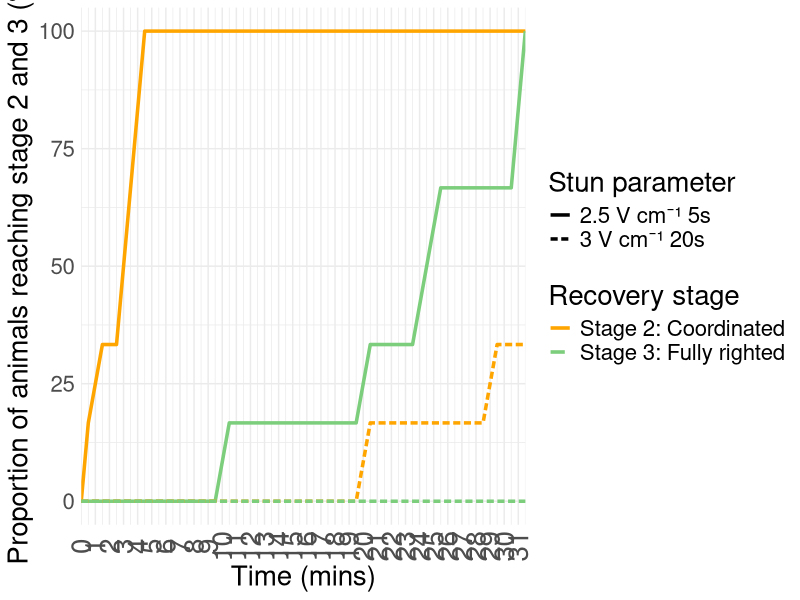
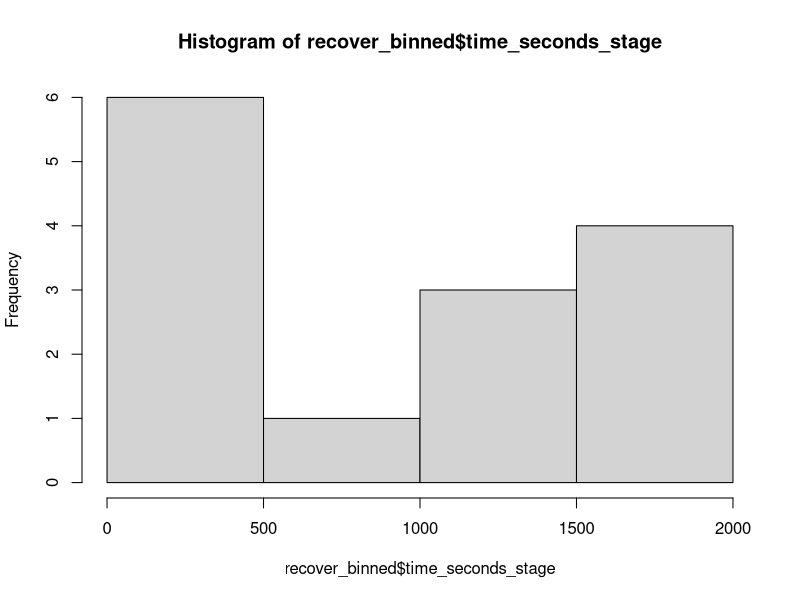
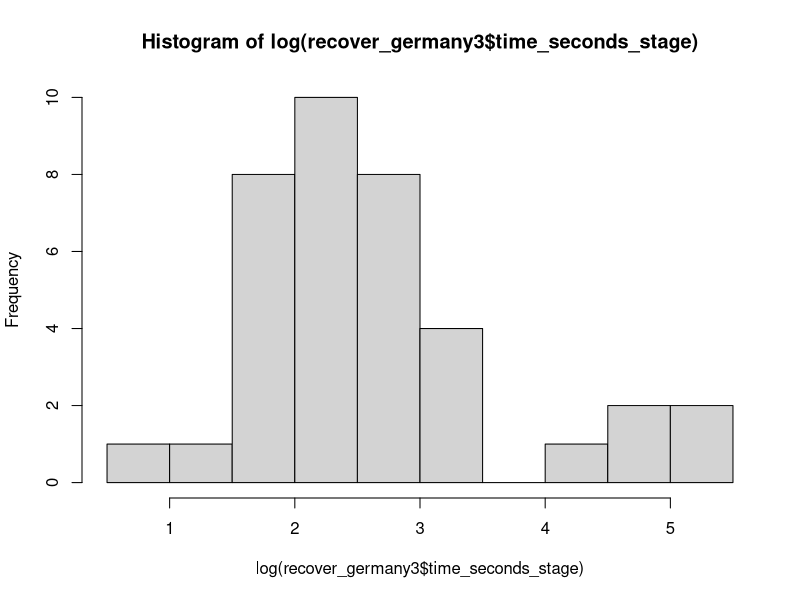

These figures' R source, in order:
####Buckieburn graphs - recovery in shrimp that were either stunned:
###at 3V for 20 seconds ("irreversible") n=6
###at 2.5V for 5 seconds ("reversible") n=6
###Experiments conducted on 10th and 11th of December 2025 at Nigel Bromage Research Centre
###animal recovery was observed (in person, and with video) after stunning for 30minutes
###stage 1 = immobile (y/n), stage 2=uncoordinated movement, stage 3 =coordinated and stage 4=completely righted/full recovery
####for the paper, we changed stages to 1=immobile, 2=coordinated, 3=righted


####3v animals - none of them completely righted, 2 got to coordinated but died around approx 2hrs
###2.5 animals all righted within half hour-time to right graph

library(ggplot2)
library(ggpubr)
library(tidyverse)
library(dplyr)
library(stringr)


#setwd
recover<-read.csv("main_behaviour.csv")
summary(recover)
recover$time_seconds_stage<-as.numeric(recover$time_seconds_stage)
recover$stun_parameter<-as.factor(recover$stun_parameter)
recover$animal_id<-as.factor(recover$animal_id)

#####1s data
recover_germany<-read.csv("germany_recover_jasmine.csv")
summary(recover_germany)
recover_germany$time_seconds_stage<-as.numeric(recover_germany$time_seconds_stage)
recover_germany$stun_parameter<-as.factor(recover_germany$stun_parameter)
recover_germany$animal_id<-as.factor(recover_germany$animal_id)


####Just stage 3 and 4
new_recover<-dplyr::filter(recover, !grepl("stage_2",recovery_stage))
new_recover_germany<-dplyr::filter(recover_germany, !grepl("stage_2",recovery_stage))
recover_2.5<-subset(new_recover,new_recover$stun_parameter=="2.5_5")
recover_3<-subset(new_recover,new_recover$stun_parameter=="3_20")
recover_1_2v<-subset(new_recover_germany,new_recover_germany$stun_parameter=="2_1")
recover_1_2.5v<-subset(new_recover_germany,new_recover_germany$stun_parameter=="2.5_1")




###############newist version

library(dplyr)
library(tidyr)
library(ggplot2)
library(zoo)

# Step 1: Define bins
max_time <- max(new_recover$time_seconds_stage, na.rm = TRUE)
breaks   <- seq(0, max_time + 60, by = 60)

# Step 2: Assign bins
recover_binned <- new_recover %>%
  mutate(time_bin = cut(time_seconds_stage, breaks = breaks, right = FALSE))

# Step 3: Grid per stun_parameter
grid <- expand.grid(
  animal_id = unique(recover_binned$animal_id),
  time_bin  = levels(recover_binned$time_bin),
  stun_parameter = unique(recover_binned$stun_parameter)
)

recover_ff <- grid %>%
  left_join(recover_binned, by = c("animal_id","time_bin","stun_parameter")) %>%
  group_by(stun_parameter, animal_id) %>%
  arrange(animal_id, time_bin) %>%
  mutate(recovery_stage = zoo::na.locf(recovery_stage, na.rm = FALSE)) %>%
  ungroup()

# Step 4: Correct denominators: distinct animals per stun_parameter
total_animals <- new_recover %>%
  group_by(stun_parameter) %>%
  summarise(n = n_distinct(animal_id), .groups="drop")

# Step 5: Proportions per stage per bin per stun_parameter
plot_data <- recover_ff %>%
  group_by(stun_parameter, time_bin, recovery_stage) %>%
  summarise(proportion = n_distinct(animal_id) /
              total_animals$n[match(stun_parameter,total_animals$stun_parameter)] * 100,
            .groups="drop") %>%
  complete(time_bin, recovery_stage = paste0("stage_",3:4),
           stun_parameter, fill = list(proportion=0)) %>%
  mutate(proportion = tidyr::replace_na(proportion,0)) %>%
  separate(time_bin, into=c("start","end"), sep=",", remove=FALSE) %>%
  mutate(start = as.numeric(gsub("\\[|\\(|\\]", "", start)),
         end   = as.numeric(gsub("\\[|\\)|\\]", "", end)),
         time_mid = (start+end)/2) %>%
  filter(!is.na(recovery_stage))

# Step 6: Carry forward 100% once reached (flat line to end of time axis)
plot_data <- plot_data %>%
  group_by(recovery_stage, stun_parameter) %>%
  arrange(time_mid) %>%
  mutate(
    first_full = ifelse(proportion == 100, time_mid, NA_real_),
    cutoff     = suppressWarnings(min(first_full, na.rm = TRUE)),
    proportion = ifelse(!is.infinite(cutoff) & time_mid >= cutoff, 100, proportion)
  ) %>%
  ungroup()
library(dplyr)

plot_data2 <- plot_data %>%
  group_by(recovery_stage, stun_parameter) %>%
  arrange(time_mid) %>%
  ungroup()

zeros <- plot_data2 %>%
  distinct(recovery_stage, stun_parameter) %>%
  mutate(time_mid = 0, proportion = 0)

plot_data_plot <- bind_rows(plot_data2, zeros)



# Step 7: Plot
both<-ggplot(plot_data_plot, aes(x = time_mid, y = proportion,
                      group = interaction(recovery_stage, stun_parameter))) +
  geom_line(aes(color = recovery_stage, linetype = stun_parameter), size = 1.2) +
  labs(x = "Time (mins)", y = "Proportion of animals reaching stage 2 and 3 (%)",
       color = "Recovery stage", linetype = "Stun parameter")+
  theme_minimal() +
  guides(
    color    = guide_legend(override.aes = list(linetype = c("solid","dashed"))),
  )+
    scale_color_manual(values = c("orange","palegreen3"),
                     labels = c("stage_3"="Stage 2: Coordinated","stage_4"="Stage 3: Fully righted")) +
  scale_linetype_manual(values  = c("2.5_5"="solid","3_20"="21"), labels=c("2.5_5"="2.5 V cm⁻¹ 5s", "3_20"="3 V cm⁻¹ 20s")) +
  ylim(0,100) + xlim(0,2000)+
  theme(text = element_text(size = 20))+
  scale_x_continuous(
    breaks = seq(0, 2000, by = 60),
    labels = function(x) x / 60,
    expand = c(0, 0)
  )+
  theme(
    axis.text.x = element_text(size=20,angle = 90, vjust = 0.5, hjust = 0.5))+
  theme(
    panel.background = element_rect(fill = "white", colour = NA),
    plot.background  = element_rect(fill = "white", colour = NA)
  )

both
#ggsave(filename = "recovery_behaviour4.png", plot = both, width = 14, height = 10, dpi = 300)


###analysis####
summary_tbl <- recover_binned%>%
  group_by(stun_parameter, recovery_stage) %>%
  summarise(
    mean = mean(time_seconds_stage, na.rm = TRUE),
    sd   = sd(time_seconds_stage, na.rm = TRUE),
    n          = n()
  )

recover_binned$time_seconds_stage<-as.numeric(recover_binned$time_seconds_stage)
recover_binned$stun_parameter<-as.factor(recover_binned$stun_parameter)

hist(recover_binned$time_seconds_stage)


behaviour<- glm(time_seconds_stage~ recovery_stage+stun_parameter, data = recover_binned)
summary(behaviour)

#stage 3 takes signifcantly longer in 3v animals compared to 2v animals.
###stage 4 takes signifcantly longer than stage 3 for
##very high deviance, again poor model fit due to missing stage 4 data as animals never reached stage 4 for 3v

#Call:
#  glm(formula = time_seconds_stage ~ stun_para_recover, data = recover_binned)

#Coefficients:
#  Estimate Std. Error t value Pr(>|t|)    
#(Intercept)                       179.7      143.3   1.254  0.23586    
#stun_para_recover2.5_5_stage_4   1256.0      202.6   6.198 6.73e-05 ***
#  stun_para_recover3_20_stage_3    1303.8      286.6   4.550  0.00083 ***
#  ---
#  Signif. codes:  0 ‘***’ 0.001 ‘**’ 0.01 ‘*’ 0.05 ‘.’ 0.1 ‘ ’ 1

#(Dispersion parameter for gaussian family taken to be 123179.9)

#Null deviance: 6870588  on 13  degrees of freedom
#Residual deviance: 1354979  on 11  degrees of freedom
#(10 observations deleted due to missingness)
#AIC: 208.45



#####average time to stage table
recover_germany<-read.csv("germany_recover_jasmine.csv")
summary(recover_germany)
recover_germany$time_seconds_stage<-as.numeric(recover_germany$time_seconds_stage)
recover_germany$stun_parameter<-as.factor(recover_germany$stun_parameter)
recover_germany$animal_id<-as.factor(recover_germany$animal_id)

recover_germany2<-subset(recover_germany, recover_germany$location=="germany")
recover_germany3 <- recover_germany2 %>% filter(!is.na(time_seconds_stage))
recover_germany3$time_seconds_stage<-as.numeric(recover_germany3$time_seconds_stage)

summary_table <- recover_germany3 %>%
  group_by(recovery_stage, stun_parameter) %>%
  summarise(
    mean_time = mean(time_seconds_stage, na.rm = TRUE),
    sd_time   = sd(time_seconds_stage, na.rm = TRUE),
    range_time = range(time_seconds_stage, na.rm = TRUE),
    count_individuals = n()
  )


hist(log(recover_germany3$time_seconds_stage))

behaviour_germany<- glm(time_seconds_stage~ recovery_stage+stun_parameter, data = recover_germany3)
summary(behaviour_germany)


#Call:
#glm(formula = time_seconds_stage ~ recovery_stage + stun_parameter, 
 #  data = recover_germany3)

#Coefficients:
#  Estimate Std. Error t value Pr(>|t|)   
#(Intercept)              20.02      10.02   1.998  0.05313 . 
#recovery_stagestage_4    35.45      11.57   3.063  0.00407 **
#  stun_parameter2_1       -24.45      11.57  -2.112  0.04146 * 
#  ---
#  Signif. codes:  0 ‘***’ 0.001 ‘**’ 0.01 ‘*’ 0.05 ‘.’ 0.1 ‘ ’ 1

#(Dispersion parameter for gaussian family taken to be 1339.647)

#Null deviance: 68112  on 39  degrees of freedom
#Residual deviance: 49567  on 37  degrees of freedom
#AIC: 406.4

#Number of Fisher Scoring iterations: 2
